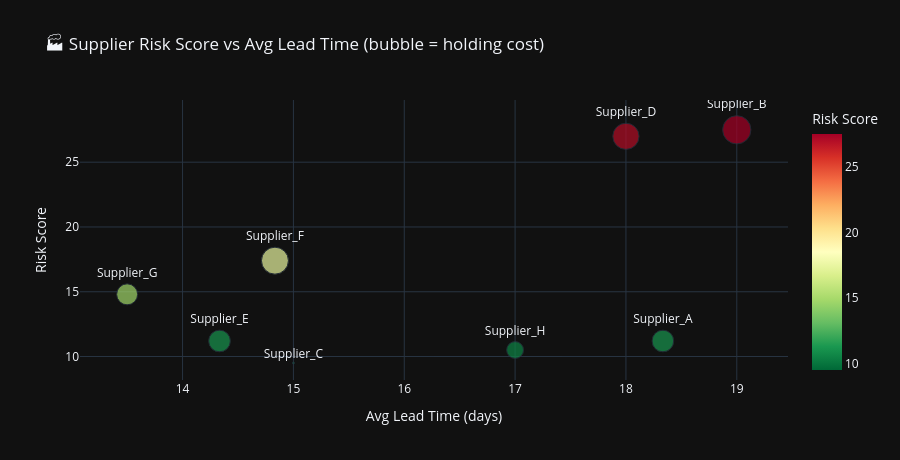

This figure's notebook cell:
### Code cell
# ── CHART 6: Supplier Risk vs Lead Time ───────────────────
fig = px.scatter(
    supplier_df,
    x='Avg_Lead_Time',
    y='Risk_Score',
    size='Total_Hold_Cost',
    color='Risk_Score',
    text='Supplier',
    title='🏭 Supplier Risk Score vs Avg Lead Time (bubble = holding cost)',
    color_continuous_scale='RdYlGn_r',
    labels={'Avg_Lead_Time': 'Avg Lead Time (days)', 'Risk_Score': 'Risk Score'}
)
fig.update_traces(textposition='top center')
fig.update_layout(template='plotly_dark', height=460)
fig.show()

### Figure 1 — Plotly figure (JSON) as saved in the notebook; plotly's stock layout.template omitted (floating-point values rounded to 4 significant figures)
{"data": [{"hovertemplate": "Avg Lead Time (days)=%{x}<br>Risk Score=%{marker.color}<br>Total_Hold_Cost=%{marker.size}<br>Supplier=%{text}<extra></extra>", "legendgroup": "", "marker": {"color": [11.2, 27.5, 9.5, 27.0, 11.2, 17.4, 14.8, 10.5], "coloraxis": "coloraxis", "size": [81540.0, 139400.0, 776.9, 120100.0, 81880.0, 126800.0, 76900.0, 49910.0], "sizemode": "area", "sizeref": 348.4, "symbol": "circle"}, "mode": "markers+text", "name": "", "orientation": "v", "showlegend": false, "text": ["Supplier_A", "Supplier_B", "Supplier_C", "Supplier_D", "Supplier_E", "Supplier_F", "Supplier_G", "Supplier_H"], "textposition": "top center", "type": "scatter", "x": [18.33, 19.0, 15.0, 18.0, 14.33, 14.83, 13.5, 17.0], "xaxis": "x", "y": [11.2, 27.5, 9.5, 27.0, 11.2, 17.4, 14.8, 10.5], "yaxis": "y"}], "layout": {"coloraxis": {"colorbar": {"title": {"text": "Risk Score"}}, "colorscale": [[0, "rgb(0,104,55)"], [0.1, "rgb(26,152,80)"], [0.2, "rgb(102,189,99)"], [0.3, "rgb(166,217,106)"], [0.4, "rgb(217,239,139)"], [0.5, "rgb(255,255,191)"], [0.6, "rgb(254,224,139)"], [0.7, "rgb(253,174,97)"], [0.8, "rgb(244,109,67)"], [0.9, "rgb(215,48,39)"], [1, "rgb(165,0,38)"]]}, "height": 460, "legend": {"itemsizing": "constant", "tracegroupgap": 0}, "title": {"text": "🏭 Supplier Risk Score vs Avg Lead Time (bubble = holding cost)"}, "xaxis": {"anchor": "y", "domain": [0, 1], "title": {"text": "Avg Lead Time (days)"}}, "yaxis": {"anchor": "x", "domain": [0, 1], "title": {"text": "Risk Score"}}}}
